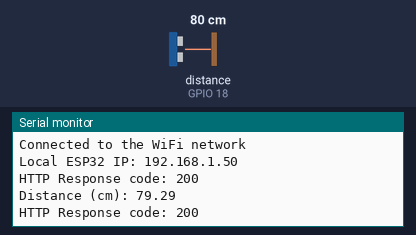
The sketch below on a simulated ESP32. Parts: the last lines printed to the serial monitor. Wiring (inferred from the names in the program): ultrasonic range finder: trigger GPIO 5; echo GPIO 18. The test bench sets the inputs (shaded band); at power-on: distance to the obstacle (sensor on GPIO 18) 80 cm. The echo pulse lasts 58.3 µs per cm; WiFi joins after 1.5 s; servers stay silent unless stated; uploads are accepted with an empty reply.

Above: at 3.9 s.
4.0 s: distance to the obstacle (sensor on GPIO 18) set to 2 cm
At 8.07 s:
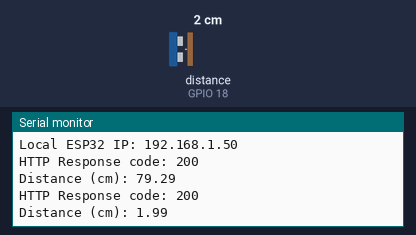
9.8 s: distance to the obstacle (sensor on GPIO 18) set to 4 cm
At 14.6 s:
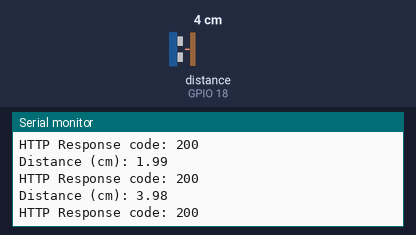
Timing chart, 0 to 16.1 s (numbered marks = the images above; inputs shaded):
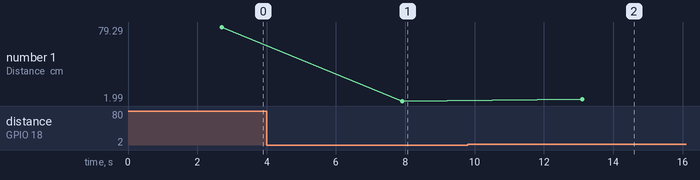

The sketch:

parkingmodulescript.ino
```cpp
#include <WiFi.h>
#include <HTTPClient.h>
#include <ArduinoJson.h>

const char* ssid = "iPhone de Xavier (2)";
const char* password = "pequena132";

const char* device_id = "ps1";
const char* manager_id = "pz1";
const char* server_ip = "http://172.20.10.6:8000/parking_module/ps1";

const int trigPin = 5;
const int echoPin = 18;

// define sound speed in cm/uS
#define SOUND_SPEED 0.034
#define CM_TO_INCH 0.393701

long duration;
float distanceCm;

// the following variables are unsigned longs because the time, measured in
// milliseconds, will quickly become a bigger number than can be stored in an int.
unsigned long lastTime = 0;
// Timer set to 10 minutes (600000)
// unsigned long timerDelay = 600000;
// Set timer to 5 seconds (5000)
unsigned long timerDelay = 5000;

float latitude = 0.0;
float longitude = 0.0;

void setup() {
  Serial.begin(115200);
  pinMode(trigPin, OUTPUT); // Sets the trigPin as an Output
  pinMode(echoPin, INPUT); // Sets the echoPin as an Input
  delay(1000);

  WiFi.mode(WIFI_STA); // Optional
  WiFi.begin(ssid, password);
  Serial.println("\nConnecting");

  while (WiFi.status() != WL_CONNECTED) {
    Serial.print(".");
    delay(100);
  }

  Serial.println("\nConnected to the WiFi network");
  Serial.print("Local ESP32 IP: ");
  Serial.println(WiFi.localIP());

  std::string endpoint = server_ip + std::string("/") + manager_id;
  const char* endpoint_char = endpoint.c_str();
  WiFiClient client;
  HTTPClient http;
  StaticJsonDocument<200> doc;
  doc["lat"] = latitude;   // Replace latitude with your actual value
  doc["lon"] = longitude;  // Replace longitude with your actual value
  String payload;
  serializeJson(doc, payload);

  if (http.begin(client, endpoint_char)) {
    http.addHeader("Content-Type", "application/json");
    int httpResponseCode = http.POST(payload);

    if (httpResponseCode > 0) {
      Serial.print("HTTP Response code: ");
      Serial.println(httpResponseCode);
      String response = http.getString();
      Serial.println(response);
    } else {
      Serial.print("Error code: ");
      Serial.println(httpResponseCode);
    }

    // Free resources
    http.end();
  } else {
    Serial.println("Unable to connect to the server");
  }
}

void sendDataToServer(int distance) {
  WiFiClient client;
  HTTPClient http;

  // Create the JSON payload
  StaticJsonDocument<200> doc;
  doc["sonar_value"] = distance;
  String payload;
  serializeJson(doc, payload);

  // Make the POST request
  if (http.begin(client, server_ip)) {
    http.addHeader("Content-Type", "application/json");
    int httpResponseCode = http.POST(payload);

    if (httpResponseCode > 0) {
      Serial.print("HTTP Response code: ");
      Serial.println(httpResponseCode);
      String response = http.getString();
      Serial.println(response);
    } else {
      Serial.print("Error code: ");
      Serial.println(httpResponseCode);
    }

    // Free resources
    http.end();
  } else {
    Serial.println("Unable to connect to the server");
  }
}

void loop() {
  // Clears the trigPin
  digitalWrite(trigPin, LOW);
  delayMicroseconds(2);
  // Sets the trigPin on HIGH state for 10 microseconds
  digitalWrite(trigPin, HIGH);
  delayMicroseconds(10);
  digitalWrite(trigPin, LOW);

  // Reads the echoPin, returns the sound wave travel time in microseconds
  duration = pulseIn(echoPin, HIGH);

  // Calculate the distance
  distanceCm = duration * SOUND_SPEED / 2;

  // Convert to inches
  float distanceInch = distanceCm * CM_TO_INCH;

  // Prints the distance in the Serial Monitor
  Serial.print("Distance (cm): ");
  Serial.println(distanceCm);

  // Send the distance value to the server
  int distanceInt = static_cast<int>(distanceCm);
  sendDataToServer(distanceInt);

  delay(timerDelay);
}
```

Measured:
- after the input at 4.0 s, the serial monitor: prints a new line after 3.9 s (image 1)
- after the input at 9.8 s, the serial monitor: prints a new line after 3.3 s (image 2)
- plotted number 1: 79.29 → 1.99 after the input at 4.0 s, 1.99 → 3.98 after the input at 9.8 s
